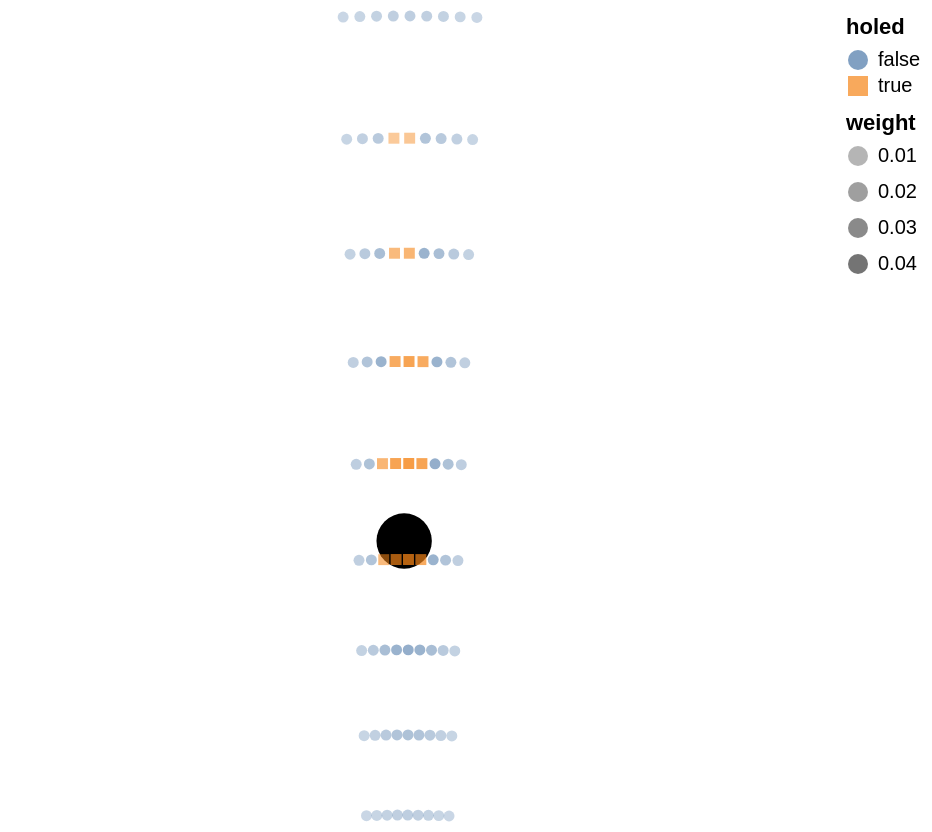

This figure's notebook cell:
### Code cell
hole_plot + (
    alt.Chart(df)
    .mark_point(filled=True)
    .encode(
        longitude="x",
        latitude="y",
        color="holed",
        opacity="weight",
        shape="holed",
        tooltip=["v_init", "theta", "x", "y", "impact", "weight"],
    )
    # .project(
    #     type="identity",
    #     reflectY=True,
    # )
    .properties(width=400, height=400)
)

### Figure 1 — Vega-Lite specification as saved in the notebook (floating-point values rounded to 4 significant figures)
{"config": {"view": {"continuousWidth": 400, "continuousHeight": 300}}, "layer": [{"data": {"name": "data-1f2085984b5266c946bf455742b513c8"}, "mark": {"type": "geoshape", "color": "black"}}, {"data": {"name": "data-0f01588ceea7a90796ab222894df954a"}, "mark": {"type": "point", "filled": true}, "encoding": {"color": {"field": "holed", "type": "nominal"}, "latitude": {"field": "y", "type": "quantitative"}, "longitude": {"field": "x", "type": "quantitative"}, "opacity": {"field": "weight", "type": "quantitative"}, "shape": {"field": "holed", "type": "nominal"}, "tooltip": [{"field": "v_init", "type": "quantitative"}, {"field": "theta", "type": "quantitative"}, {"field": "x", "type": "quantitative"}, {"field": "y", "type": "quantitative"}, {"field": "impact", "type": "quantitative"}, {"field": "weight", "type": "quantitative"}]}, "height": 400, "width": 400}], "$schema": "https://vega.github.io/schema/vega-lite/v4.17.0.json", "datasets": {"data-1f2085984b5266c946bf455742b513c8": [{"type": "Feature", "geometry": {"type": "Polygon", "coordinates": [[[0.054, 0.0], [0.05296, -0.01053], [0.04989, -0.02066], [0.0449, -0.03], [0.03818, -0.03818], [0.03, -0.0449], [0.02066, -0.04989], [0.01053, -0.05296], [3.307e-18, -0.054], [-0.01053, -0.05296], [-0.02066, -0.04989], [-0.03, -0.0449], [-0.03818, -0.03818], [-0.0449, -0.03], [-0.04989, -0.02066], [-0.05296, -0.01053], [-0.054, -6.613e-18], [-0.05296, 0.01053], [-0.04989, 0.02066], [-0.0449, 0.03], [-0.03818, 0.03818], [-0.03, 0.0449], [-0.02066, 0.04989], [-0.01053, 0.05296], [-9.92e-18, 0.054], [0.01053, 0.05296], [0.02066, 0.04989], [0.03, 0.0449], [0.03818, 0.03818], [0.0449, 0.03], [0.04989, 0.02066], [0.05296, 0.01053], [0.054, 0.0]]]}}], "data-0f01588ceea7a90796ab222894df954a": [{"v_init": 2.614, "theta": 1.533, "x": 0.08759, "y": -0.5365, "vx_end": 3.704e-09, "vy_end": 1e-06, "impact": 163.6, "holed": false, "weight": 0.0007634}, {"v_init": 2.614, "theta": 1.542, "x": 0.06747, "y": -0.5358, "vx_end": 3.818e-09, "vy_end": 1e-06, "impact": 161.4, "holed": false, "weight": 0.001831}, {"v_init": 2.614, "theta": 1.55, "x": 0.04734, "y": -0.5353, "vx_end": 2.028e-09, "vy_end": 1e-06, "impact": 159.8, "holed": false, "weight": 0.003422}, {"v_init": 2.614, "theta": 1.559, "x": 0.0272, "y": -0.5349, "vx_end": 4.225e-09, "vy_end": 1e-06, "impact": 158.7, "holed": false, "weight": 0.004978}, {"v_init": 2.614, "theta": 1.568, "x": 0.007056, "y": -0.5348, "vx_end": 1.216e-09, "vy_end": 1e-06, "impact": 158.3, "holed": false, "weight": 0.005641}, {"v_init": 2.614, "theta": 1.576, "x": -0.01309, "y": -0.5348, "vx_end": -1.102e-09, "vy_end": 1e-06, "impact": 158.3, "holed": false, "weight": 0.004978}, {"v_init": 2.614, "theta": 1.585, "x": -0.03323, "y": -0.535, "vx_end": -2.856e-09, "vy_end": 1e-06, "impact": 159.0, "holed": false, "weight": 0.003422}, {"v_init": 2.614, "theta": 1.594, "x": -0.05337, "y": -0.5354, "vx_end": -2.551e-09, "vy_end": 1e-06, "impact": 160.2, "holed": false, "weight": 0.001831}, {"v_init": 2.614, "theta": 1.603, "x": -0.0735, "y": -0.536, "vx_end": -3.084e-09, "vy_end": 1e-06, "impact": 162.0, "holed": false, "weight": 0.0007634}, {"v_init": 2.694, "theta": 1.533, "x": 0.09304, "y": -0.3803, "vx_end": 3.699e-09, "vy_end": 1e-06, "impact": 84.07, "holed": false, "weight": 0.001831}, {"v_init": 2.694, "theta": 1.542, "x": 0.07166, "y": -0.3796, "vx_end": 6.224e-09, "vy_end": 1e-06, "impact": 81.77, "holed": false, "weight": 0.004393}, {"v_init": 2.694, "theta": 1.55, "x": 0.05028, "y": -0.379, "vx_end": 2.183e-09, "vy_end": 1e-06, "impact": 80.07, "holed": false, "weight": 0.008208}, {"v_init": 2.694, "theta": 1.559, "x": 0.02889, "y": -0.3786, "vx_end": 1.494e-09, "vy_end": 1e-06, "impact": 78.96, "holed": false, "weight": 0.01194}, {"v_init": 2.694, "theta": 1.568, "x": 0.007494, "y": -0.3785, "vx_end": 1.383e-09, "vy_end": 1e-06, "impact": 78.46, "holed": false, "weight": 0.01353}, {"v_init": 2.694, "theta": 1.576, "x": -0.0139, "y": -0.3785, "vx_end": -3.417e-09, "vy_end": 1e-06, "impact": 78.55, "holed": false, "weight": 0.01194}, {"v_init": 2.694, "theta": 1.585, "x": -0.0353, "y": -0.3787, "vx_end": -3.446e-09, "vy_end": 1e-06, "impact": 79.23, "holed": false, "weight": 0.008208}, {"v_init": 2.694, "theta": 1.594, "x": -0.05668, "y": -0.3791, "vx_end": -2.729e-09, "vy_end": 1e-06, "impact": 80.52, "holed": false, "weight": 0.004393}, {"v_init": 2.694, "theta": 1.603, "x": -0.07806, "y": -0.3798, "vx_end": -3.081e-09, "vy_end": 1e-06, "impact": 82.4, "holed": false, "weight": 0.001831}, {"v_init": 2.776, "theta": 1.533, "x": 0.09882, "y": -0.2144, "vx_end": 3.692e-09, "vy_end": 1e-06, "impact": 29.53, "holed": false, "weight": 0.003422}, {"v_init": 2.776, "theta": 1.542, "x": 0.07611, "y": -0.2136, "vx_end": 2.814e-09, "vy_end": 1e-06, "impact": 27.11, "holed": false, "weight": 0.008208}, {"v_init": 2.776, "theta": 1.55, "x": 0.0534, "y": -0.213, "vx_end": 2.341e-09, "vy_end": 1e-06, "impact": 25.32, "holed": false, "weight": 0.01533}, {"v_init": 2.776, "theta": 1.559, "x": 0.03068, "y": -0.2126, "vx_end": 1.901e-09, "vy_end": 1e-06, "impact": 24.16, "holed": false, "weight": 0.02231}, {"v_init": 2.776, "theta": 1.568, "x": 0.00796, "y": -0.2124, "vx_end": 1.56e-09, "vy_end": 1e-06, "impact": 23.63, "holed": false, "weight": 0.02528}, {"v_init": 2.776, "theta": 1.576, "x": -0.01476, "y": -0.2124, "vx_end": -3.41e-09, "vy_end": 1e-06, "impact": 23.72, "holed": false, "weight": 0.02231}, {"v_init": 2.776, "theta": 1.585, "x": -0.03749, "y": -0.2127, "vx_end": -8.793e-09, "vy_end": 1e-06, "impact": 24.44, "holed": false, "weight": 0.01533}, {"v_init": 2.776, "theta": 1.594, "x": -0.06021, "y": -0.2132, "vx_end": -2.916e-09, "vy_end": 1e-06, "impact": 25.79, "holed": false, "weight": 0.008208}, {"v_init": 2.776, "theta": 1.603, "x": -0.08291, "y": -0.2138, "vx_end": -3.077e-09, "vy_end": 1e-06, "impact": 27.77, "holed": false, "weight": 0.003422}, {"v_init": 2.861, "theta": 1.533, "x": 0.105, "y": -0.03823, "vx_end": 2.886e-09, "vy_end": 1e-06, "impact": 5.344, "holed": false, "weight": 0.004978}, {"v_init": 2.861, "theta": 1.542, "x": 0.08084, "y": -0.03734, "vx_end": 2.81e-09, "vy_end": 1e-06, "impact": 2.803, "holed": false, "weight": 0.01194}, {"v_init": 2.861, "theta": 1.55, "x": 0.05672, "y": -0.03669, "vx_end": 2.506e-09, "vy_end": 1e-06, "impact": 0.9209, "holed": false, "weight": 0.02231}, {"v_init": 2.861, "theta": 1.559, "x": 0.03259, "y": -0.03626, "vx_end": 2.335e-09, "vy_end": 1e-06, "impact": -0.3012, "holed": true, "weight": 0.03246}, {"v_init": 2.861, "theta": 1.568, "x": 0.008454, "y": -0.03609, "vx_end": 1.694e-09, "vy_end": 1e-06, "impact": -0.8622, "holed": true, "weight": 0.03678}, {"v_init": 2.861, "theta": 1.576, "x": -0.01568, "y": -0.03611, "vx_end": -3.4e-09, "vy_end": 1e-06, "impact": -0.7638, "holed": true, "weight": 0.03246}, {"v_init": 2.861, "theta": 1.585, "x": -0.03982, "y": -0.03637, "vx_end": -8.89e-09, "vy_end": 1e-06, "impact": -0.004296, "holed": true, "weight": 0.02231}, {"v_init": 2.861, "theta": 1.594, "x": -0.06395, "y": -0.03686, "vx_end": -1.651e-08, "vy_end": 9.999e-07, "impact": 1.415, "holed": false, "weight": 0.01194}, {"v_init": 2.861, "theta": 1.603, "x": -0.08806, "y": -0.03758, "vx_end": -3.072e-09, "vy_end": 1e-06, "impact": 3.495, "holed": false, "weight": 0.004978}, {"v_init": 2.948, "theta": 1.533, "x": 0.1115, "y": 0.1489, "vx_end": 2.998e-09, "vy_end": 1e-06, "impact": 5.471, "holed": false, "weight": 0.005641}, {"v_init": 2.948, "theta": 1.542, "x": 0.08587, "y": 0.1499, "vx_end": 2.806e-09, "vy_end": 1e-06, "impact": 2.842, "holed": false, "weight": 0.01353}, {"v_init": 2.948, "theta": 1.55, "x": 0.06025, "y": 0.1506, "vx_end": 2.678e-09, "vy_end": 1e-06, "impact": 0.8966, "holed": false, "weight": 0.02528}, {"v_init": 2.948, "theta": 1.559, "x": 0.03462, "y": 0.151, "vx_end": 2.82e-09, "vy_end": 1e-06, "impact": -0.3683, "holed": true, "weight": 0.03678}, {"v_init": 2.948, "theta": 1.568, "x": 0.008979, "y": 0.1512, "vx_end": 1.711e-09, "vy_end": 1e-06, "impact": -0.9457, "holed": true, "weight": 0.04168}, {"v_init": 2.948, "theta": 1.576, "x": -0.01665, "y": 0.1512, "vx_end": -3.386e-09, "vy_end": 1e-06, "impact": -0.8467, "holed": true, "weight": 0.03678}, {"v_init": 2.948, "theta": 1.585, "x": -0.0423, "y": 0.1509, "vx_end": -1.353e-09, "vy_end": 1e-06, "impact": -0.06117, "holed": true, "weight": 0.02528}, {"v_init": 2.948, "theta": 1.594, "x": -0.06792, "y": 0.1504, "vx_end": -3.651e-09, "vy_end": 1e-06, "impact": 1.408, "holed": false, "weight": 0.01353}, {"v_init": 2.948, "theta": 1.603, "x": -0.09354, "y": 0.1496, "vx_end": -2.385e-09, "vy_end": 1e-06, "impact": 3.558, "holed": false, "weight": 0.005641}, {"v_init": 3.039, "theta": 1.533, "x": 0.1184, "y": 0.3477, "vx_end": 3.115e-09, "vy_end": 1e-06, "impact": 5.933, "holed": false, "weight": 0.004978}, {"v_init": 3.039, "theta": 1.542, "x": 0.0912, "y": 0.3487, "vx_end": 2.208e-09, "vy_end": 1e-06, "impact": 3.259, "holed": false, "weight": 0.01194}, {"v_init": 3.039, "theta": 1.55, "x": 0.06399, "y": 0.3495, "vx_end": 1.438e-08, "vy_end": 9.999e-07, "impact": 1.271, "holed": false, "weight": 0.02231}, {"v_init": 3.039, "theta": 1.559, "x": 0.03677, "y": 0.35, "vx_end": 3.648e-09, "vy_end": 1e-06, "impact": -0.01824, "holed": true, "weight": 0.03246}, {"v_init": 3.039, "theta": 1.568, "x": 0.009537, "y": 0.3502, "vx_end": 1.707e-09, "vy_end": 1e-06, "impact": -0.6018, "holed": true, "weight": 0.03678}, {"v_init": 3.039, "theta": 1.576, "x": -0.01769, "y": 0.3501, "vx_end": -3.395e-09, "vy_end": 1e-06, "impact": -0.5035, "holed": true, "weight": 0.03246}, {"v_init": 3.039, "theta": 1.585, "x": -0.04492, "y": 0.3498, "vx_end": -1.462e-09, "vy_end": 1e-06, "impact": 0.3008, "holed": false, "weight": 0.02231}, {"v_init": 3.039, "theta": 1.594, "x": -0.07214, "y": 0.3493, "vx_end": -2.007e-09, "vy_end": 1e-06, "impact": 1.787, "holed": false, "weight": 0.01194}, {"v_init": 3.039, "theta": 1.603, "x": -0.09935, "y": 0.3485, "vx_end": -2.476e-09, "vy_end": 1e-06, "impact": 3.977, "holed": false, "weight": 0.004978}, {"v_init": 3.132, "theta": 1.533, "x": 0.1258, "y": 0.5589, "vx_end": 3.236e-09, "vy_end": 1e-06, "impact": 6.293, "holed": false, "weight": 0.003422}, {"v_init": 3.132, "theta": 1.542, "x": 0.09687, "y": 0.56, "vx_end": 2.292e-09, "vy_end": 1e-06, "impact": 3.564, "holed": false, "weight": 0.008208}, {"v_init": 3.132, "theta": 1.55, "x": 0.06796, "y": 0.5607, "vx_end": 3.402e-09, "vy_end": 1e-06, "impact": 1.563, "holed": false, "weight": 0.01533}, {"v_init": 3.132, "theta": 1.559, "x": 0.03906, "y": 0.5612, "vx_end": 6.847e-09, "vy_end": 1e-06, "impact": 0.2642, "holed": false, "weight": 0.02231}, {"v_init": 3.132, "theta": 1.568, "x": 0.01013, "y": 0.5615, "vx_end": 1.701e-09, "vy_end": 1e-06, "impact": -0.3509, "holed": true, "weight": 0.02528}, {"v_init": 3.132, "theta": 1.576, "x": -0.01879, "y": 0.5614, "vx_end": -3.429e-09, "vy_end": 1e-06, "impact": -0.2416, "holed": true, "weight": 0.02231}, {"v_init": 3.132, "theta": 1.585, "x": -0.04771, "y": 0.5611, "vx_end": -1.579e-09, "vy_end": 1e-06, "impact": 0.5707, "holed": false, "weight": 0.01533}, {"v_init": 3.132, "theta": 1.594, "x": -0.07662, "y": 0.5605, "vx_end": -5.685e-09, "vy_end": 1e-06, "impact": 2.087, "holed": false, "weight": 0.008208}, {"v_init": 3.132, "theta": 1.603, "x": -0.1055, "y": 0.5597, "vx_end": -2.57e-09, "vy_end": 1e-06, "impact": 4.302, "holed": false, "weight": 0.003422}, {"v_init": 3.228, "theta": 1.533, "x": 0.1336, "y": 0.7832, "vx_end": 3.363e-09, "vy_end": 1e-06, "impact": 6.589, "holed": false, "weight": 0.001831}, {"v_init": 3.228, "theta": 1.542, "x": 0.1029, "y": 0.7843, "vx_end": 2.38e-09, "vy_end": 1e-06, "impact": 3.859, "holed": false, "weight": 0.004393}, {"v_init": 3.228, "theta": 1.55, "x": 0.07219, "y": 0.7851, "vx_end": 1.844e-09, "vy_end": 1e-06, "impact": 1.801, "holed": false, "weight": 0.008208}, {"v_init": 3.228, "theta": 1.559, "x": 0.04148, "y": 0.7857, "vx_end": 1.133e-09, "vy_end": 1e-06, "impact": 0.4809, "holed": false, "weight": 0.01194}, {"v_init": 3.228, "theta": 1.568, "x": 0.01076, "y": 0.7859, "vx_end": 1.702e-09, "vy_end": 1e-06, "impact": -0.105, "holed": true, "weight": 0.01353}, {"v_init": 3.228, "theta": 1.576, "x": -0.01996, "y": 0.7859, "vx_end": -3.463e-09, "vy_end": 1e-06, "impact": -0.01166, "holed": true, "weight": 0.01194}, {"v_init": 3.228, "theta": 1.585, "x": -0.05068, "y": 0.7855, "vx_end": -1.702e-09, "vy_end": 1e-06, "impact": 0.8065, "holed": false, "weight": 0.008208}, {"v_init": 3.228, "theta": 1.594, "x": -0.08138, "y": 0.7849, "vx_end": -1.727e-09, "vy_end": 1e-06, "impact": 2.336, "holed": false, "weight": 0.004393}, {"v_init": 3.228, "theta": 1.603, "x": -0.1121, "y": 0.784, "vx_end": -2.669e-09, "vy_end": 1e-06, "impact": 4.586, "holed": false, "weight": 0.001831}, {"v_init": 3.326, "theta": 1.533, "x": 0.1419, "y": 1.021, "vx_end": 3.496e-09, "vy_end": 1e-06, "impact": 6.87, "holed": false, "weight": 0.0007634}, {"v_init": 3.326, "theta": 1.542, "x": 0.1093, "y": 1.023, "vx_end": 2.472e-09, "vy_end": 1e-06, "impact": 4.084, "holed": false, "weight": 0.001831}, {"v_init": 3.326, "theta": 1.55, "x": 0.07667, "y": 1.023, "vx_end": 5.242e-09, "vy_end": 1e-06, "impact": 2.03, "holed": false, "weight": 0.003422}, {"v_init": 3.326, "theta": 1.559, "x": 0.04406, "y": 1.024, "vx_end": 1.231e-09, "vy_end": 1e-06, "impact": 0.7166, "holed": false, "weight": 0.004978}, {"v_init": 3.326, "theta": 1.568, "x": 0.01143, "y": 1.024, "vx_end": 1.707e-09, "vy_end": 1e-06, "impact": 0.08248, "holed": false, "weight": 0.005641}, {"v_init": 3.326, "theta": 1.576, "x": -0.0212, "y": 1.024, "vx_end": -3.497e-09, "vy_end": 1e-06, "impact": 0.1948, "holed": false, "weight": 0.004978}, {"v_init": 3.326, "theta": 1.585, "x": -0.05383, "y": 1.024, "vx_end": -1.829e-09, "vy_end": 1e-06, "impact": 1.054, "holed": false, "weight": 0.003422}, {"v_init": 3.326, "theta": 1.594, "x": -0.08644, "y": 1.023, "vx_end": -1.794e-09, "vy_end": 1e-06, "impact": 2.568, "holed": false, "weight": 0.001831}, {"v_init": 3.326, "theta": 1.603, "x": -0.119, "y": 1.022, "vx_end": -2.772e-09, "vy_end": 1e-06, "impact": 4.834, "holed": false, "weight": 0.0007634}]}}
